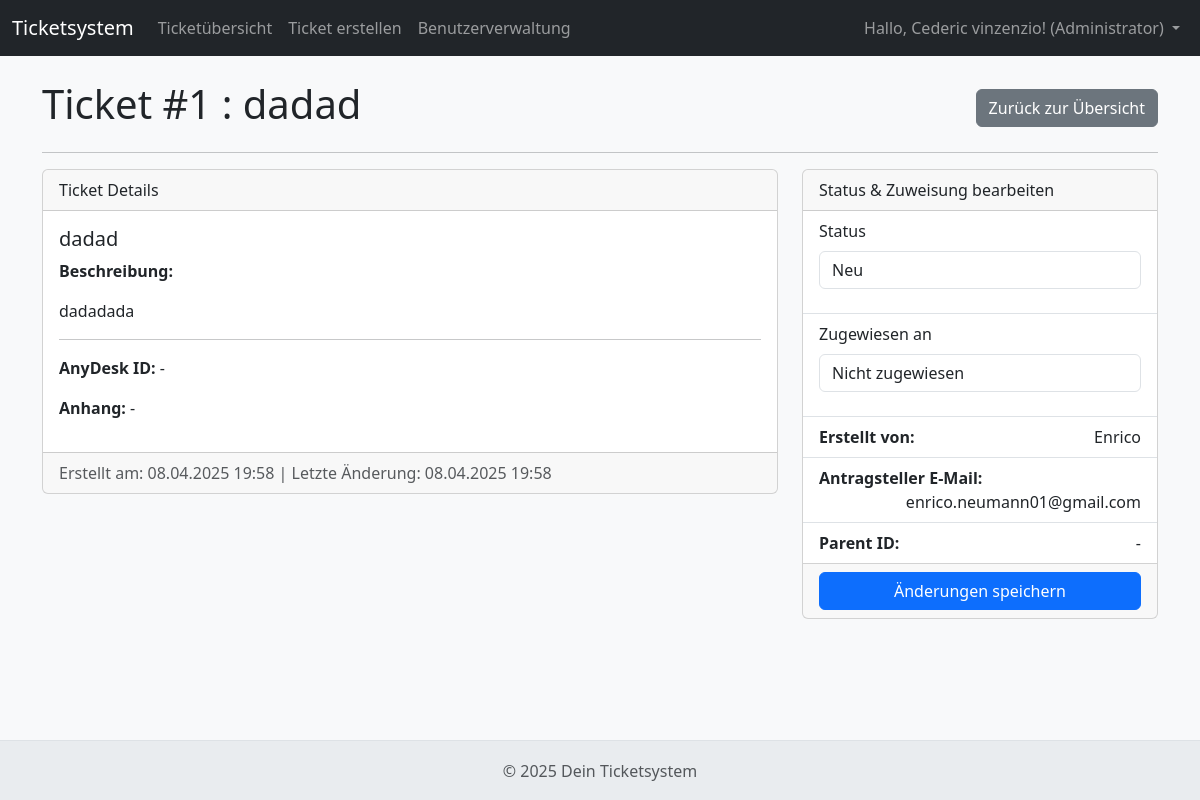
Page /tickets/1 (signed in) on the committed database.
### app/models.py (models this page shows, shortened)
class User(UserMixin, db.Model):
    id = db.Column(db.Integer, primary_key=True)
    username = db.Column(db.String(80), index=True, unique=True, nullable=False)
    email = db.Column(db.String(120), index=True, unique=True, nullable=False)
    first_name = db.Column(db.String(100), nullable=False)
    last_name = db.Column(db.String(100), nullable=False)
    password_hash = db.Column(db.String(256), nullable=False)
    role = db.Column(db.String(20), nullable=False, default='Benutzer') # 'Administrator', 'Techniker', 'Benutzer'
    created_tickets = db.relationship('Ticket', backref='creator', lazy='dynamic', foreign_keys='Ticket.created_by_id')
    assigned_tickets = db.relationship('Ticket', backref='assignee', lazy='dynamic', foreign_keys='Ticket.assigned_to_id')

class Ticket(db.Model):
    id = db.Column(db.Integer, primary_key=True)
    subject = db.Column(db.String(200), nullable=False)
    description = db.Column(db.Text, nullable=False)
    status = db.Column(db.String(50), nullable=False, default='Neu', index=True)
    requester_email = db.Column(db.String(120), nullable=False)
    created_at = db.Column(db.DateTime, nullable=False, default=lambda: datetime.now(timezone.utc), index=True)
    updated_at = db.Column(db.DateTime, nullable=False, default=lambda: datetime.now(timezone.utc), onupdate=lambda: datetime.now(timezone.utc))
    attachment_path = db.Column(db.String(500), nullable=True)
    anydesk_id = db.Column(db.String(100), nullable=True)
    created_by_id = db.Column(db.Integer, db.ForeignKey('user.id'), nullable=False)
    assigned_to_id = db.Column(db.Integer, db.ForeignKey('user.id'), nullable=True)
    parent_id = db.Column(db.Integer, db.ForeignKey('ticket.id'), nullable=True, index=True)
    children = db.relationship('Ticket', backref=db.backref('parent', remote_side=[id]), lazy='dynamic')

### app/tickets/routes.py (the view, shortened to what this page needs)
@bp.route('/tickets/<int:ticket_id>', methods=['GET', 'POST'])
@login_required
def view_ticket(ticket_id):
    ticket = Ticket.query.get_or_404(ticket_id)
    edit_form = EditTicketForm(obj=ticket) # Aktuelle Ticket-Werte ins Formular laden
    assignable_users = User.query.filter(User.role.in_(['Techniker', 'Administrator'])).order_by(User.username).all()
    edit_form.assigned_to.choices = [(0, 'Nicht zugewiesen')] + \
                                    [(user.id, user.username) for user in assignable_users]
    sub_tickets = ticket.children.order_by(Ticket.created_at.asc()).all()
    return render_template('view_ticket.html',
                           title=f'Ticket #{ticket.id}',
                           ticket=ticket,
                           sub_tickets=sub_tickets,
                           edit_form=edit_form) # -> ÄNDERUNG: `edit_form` übergeben

### app/tickets/forms.py
class EditTicketForm(FlaskForm):
    status = SelectField('Status', choices=[
        ('Neu', 'Neu'),
        ('In Bearbeitung', 'In Bearbeitung'),
        ('Warten', 'Warten'),
        ('Geschlossen', 'Geschlossen')
    ], validators=[DataRequired(message="Ein Status ist erforderlich.")])
    assigned_to = SelectField('Zugewiesen an', coerce=int, validators=[Optional()])
    submit = SubmitField('Änderungen speichern')

### app/templates/view_ticket.html (shortened to what this page needs)
{% extends "base.html" %}
{% from "_formhelpers.html" import render_field %}
{% block content %}
<div class="d-flex justify-content-between align-items-center mb-3">
    <h1>{{ title }} : {{ ticket.subject }}</h1>
    <a href="{{ url_for('tickets.ticket_overview') }}" class="btn btn-secondary">Zurück zur Übersicht</a>
</div>
<hr>
<div class="row">
    <div class="col-md-8">
        <div class="card">
            <div class="card-header">Ticket Details</div>
            <div class="card-body">
                <h5 class="card-title">{{ ticket.subject }}</h5>
                <p class="card-text"><strong>Beschreibung:</strong></p>
                <p style="white-space: pre-wrap;">{{ ticket.description }}</p>
                <hr>
                <p><strong>AnyDesk ID:</strong> {{ ticket.anydesk_id if ticket.anydesk_id else '-' }}</p>
                <p><strong>Anhang:</strong>
                    {% if ticket.attachment_path %}
                        <a href="{{ url_for('static', filename='../instance/uploads/' + ticket.attachment_path) }}" target="_blank">{{ ticket.attachment_path }}</a>
                    {% else %}
                        -
                    {% endif %}
                </p>
            </div>
             <div class="card-footer text-muted">
                Erstellt am: {{ ticket.created_at.strftime('%d.%m.%Y %H:%M') }} |
                Letzte Änderung: {{ ticket.updated_at.strftime('%d.%m.%Y %H:%M') }}
            </div>
        </div>
    </div>
    <div class="col-md-4">
        <form method="POST" action="{{ url_for('tickets.view_ticket', ticket_id=ticket.id) }}">
            <div class="card">
                <div class="card-header">
                    Status & Zuweisung bearbeiten
                </div>
                <ul class="list-group list-group-flush">
                    <li class="list-group-item">
                         {{ render_field(edit_form.status) }}
                    </li>
                    <li class="list-group-item">
                         {{ render_field(edit_form.assigned_to) }}
                    </li>
                    <li class="list-group-item">
                        <strong>Erstellt von:</strong>
                        <span class="float-end">{{ ticket.creator.username if ticket.creator else 'N/A' }}</span>
                    </li>
                    <li class="list-group-item">
                        <strong>Antragsteller E-Mail:</strong>
                        <span class="float-end">{{ ticket.requester_email }}</span>
                    </li>
                    <li class="list-group-item">
                        <strong>Parent ID:</strong>
                         <span class="float-end">{{ ticket.parent_id if ticket.parent_id else '-' }}</span>
                    </li>
                </ul>
                <div class="card-footer">
                    {{ edit_form.submit(class="btn btn-primary w-100") }}
                </div>
            </div>
        </form>
    </div>
</div>
{% endblock %}

### app/templates/base.html (shortened to what this page needs)
<!DOCTYPE html>
<html lang="de">
<head>
    <link href="https://cdn.jsdelivr.net/npm/bootstrap@5.3.3/dist/css/bootstrap.min.css" rel="stylesheet">
    <link rel="stylesheet" href="{{ url_for('static', filename='css/style.css') }}">
</head>
<body>
    <nav class="navbar navbar-expand-lg navbar-dark bg-dark mb-4">
        <div class="container-fluid">
            <a class="navbar-brand" href="{{ url_for('index') }}">Ticketsystem</a>
            <div class="collapse navbar-collapse" id="navbarNav">
                <ul class="navbar-nav me-auto mb-2 mb-lg-0">
                    {% if current_user.is_authenticated %}
                        <li class="nav-item">
                            <a class="nav-link" href="{{ url_for('tickets.ticket_overview') }}">Ticketübersicht</a>
                        </li>
                        <li class="nav-item">
                            <a class="nav-link" href="{{ url_for('tickets.create_ticket') }}">Ticket erstellen</a>
                        </li>
                        {% if current_user.role == 'Administrator' %}
                        <li class="nav-item">
                            <a class="nav-link" href="{{ url_for('admin.user_management') }}">Benutzerverwaltung</a>
                        </li>
                        {% endif %}
                    {% endif %}
                </ul>
                <ul class="navbar-nav ms-auto mb-2 mb-lg-0">
                    {% if current_user.is_authenticated %}
                        <li class="nav-item dropdown">
                           <a class="nav-link dropdown-toggle" href="#" id="navbarDropdown" role="button" data-bs-toggle="dropdown" aria-expanded="false">
                               Hallo, {{ current_user.first_name }}! ({{ current_user.role }})
                           </a>
                       </li>
                    {% endif %}
                </ul>
            </div>
        </div>
    </nav>
    <main class="container mt-4">
        {% block content %}{% endblock %}
    </main>
    <footer class="mt-5 text-center text-muted">
        <p>&copy; {{ now().year if now else '' }} Dein Ticketsystem</p>
    </footer>
</body>
</html>

### app/templates/_formhelpers.html (shortened to what this page needs)
{% macro render_field(field, extra_classes='') %}
  <div class="mb-3">
    {{ field.label(class="form-label") }}
    {% set css_class = 'form-control ' + extra_classes + (' is-invalid' if field.errors else '') %}
    {{ field(class=css_class, **kwargs) }}
  </div>
{% endmacro %}

### app/static/css/style.css (style rules this page uses)
body { padding-bottom: 70px; background-color: #f8f9fa; }
footer { position: fixed; bottom: 0; width: 100%; height: 60px; line-height: 60px; background-color: #e9ecef; border-top: 1px solid #dee2e6; padding: 0 1rem; }

### rows in the picture
User: first_name "Cederic vinzenzio", role "Administrator"
Ticket: subject "dadad", description "dadadada", anydesk "-", created_at "08.04.2025 19:58", updated_at "08.04.2025 19:58", status "Neu", assigned_to "Nicht zugewiesen", requester_email "enrico.neumann01@gmail.com"
User: creator "Enrico"

### other values in the picture
{{ title }} "Ticket #1"
{{ field.label(class="form-label") }} "Status Zugewiesen an"
{{ ticket.parent_id if ticket.parent_id else '-' }} "-"
